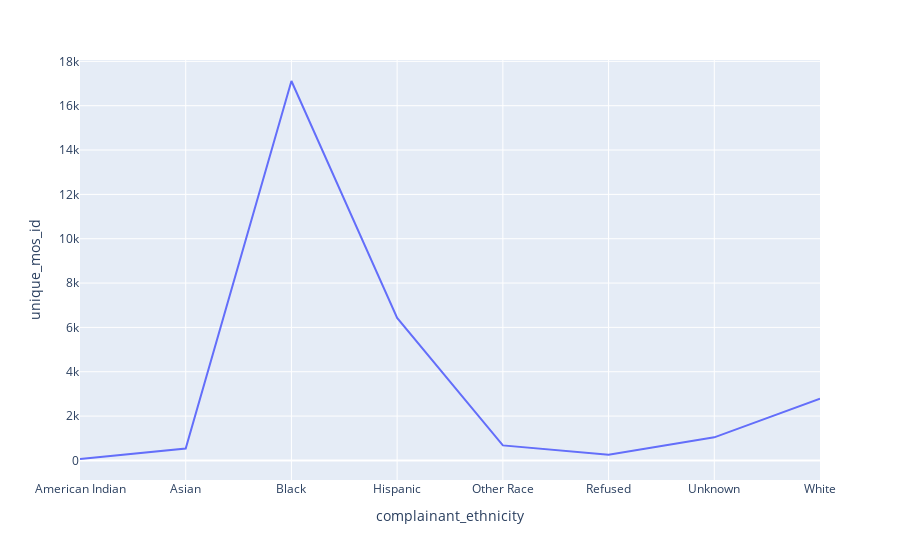

Here is the notebook cell this chart was saved with:
### Code cell
fig2= px.line(race_count.reset_index(), x= 'complainant_ethnicity', y = 'unique_mos_id' )
fig2.show()

### Figure 1 — Plotly figure (JSON) as saved in the notebook; plotly's stock layout.template omitted (floating-point values rounded to 4 significant figures)
{"data": [{"hovertemplate": "complainant_ethnicity=%{x}<br>unique_mos_id=%{y}<extra></extra>", "legendgroup": "", "line": {"color": "#636efa", "dash": "solid"}, "marker": {"symbol": "circle"}, "mode": "lines", "name": "", "orientation": "v", "showlegend": false, "type": "scatter", "x": ["American Indian", "Asian", "Black", "Hispanic", "Other Race", "Refused", "Unknown", "White"], "xaxis": "x", "y": [64, 532, 17114, 6424, 677, 259, 1041, 2783], "yaxis": "y"}], "layout": {"legend": {"tracegroupgap": 0}, "margin": {"t": 60}, "xaxis": {"anchor": "y", "domain": [0, 1], "title": {"text": "complainant_ethnicity"}}, "yaxis": {"anchor": "x", "domain": [0, 1], "title": {"text": "unique_mos_id"}}}}
